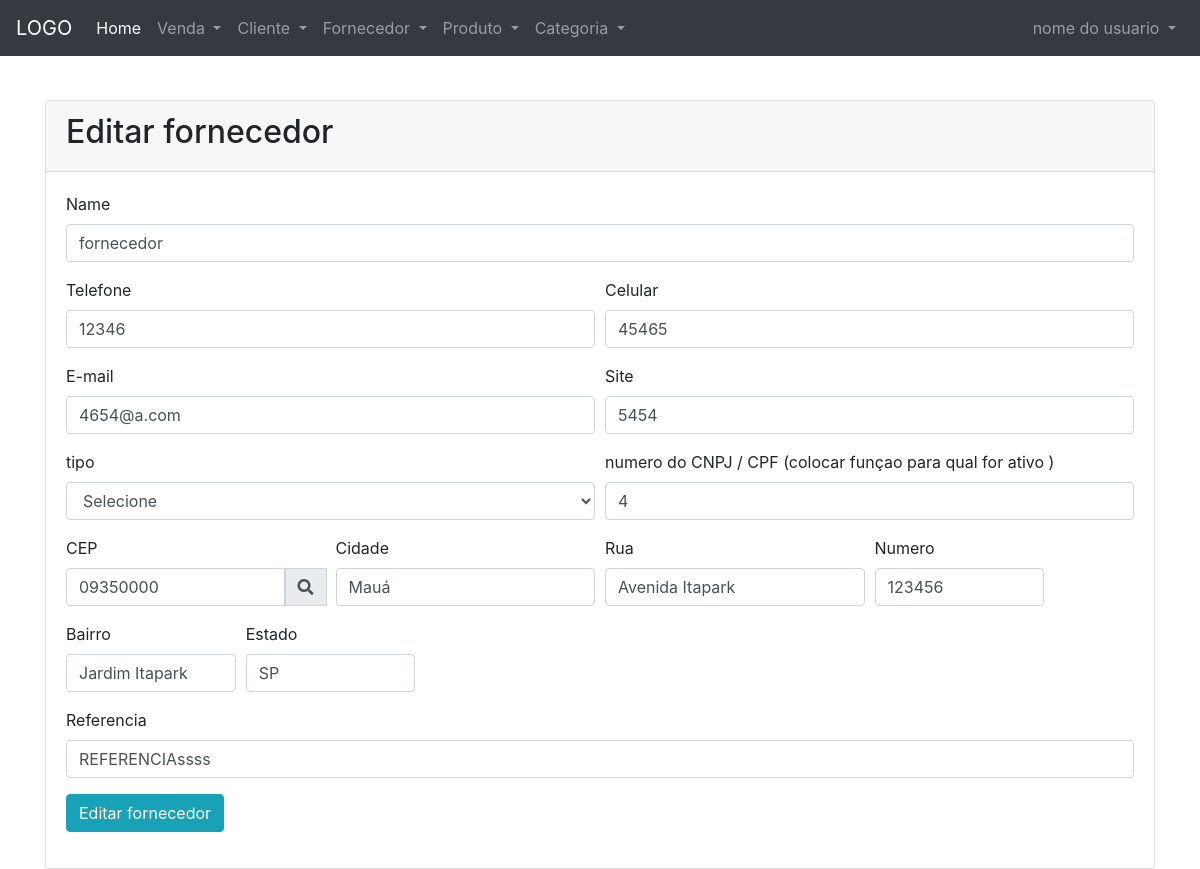
Page /fornecedor/edit-fornecedor.php?id=1 on the committed database.
### tables this page shows
CREATE TABLE `fornecedor` (
  `for_id` int(11) NOT NULL,
  `for_nome` varchar(100) NOT NULL,
  `for_rua` varchar(100) DEFAULT NULL,
  `for_cnpj_cpf` varchar(14) DEFAULT NULL,
  `for_numero` int(11) DEFAULT NULL,
  `for_cep` varchar(9) DEFAULT NULL,
  `for_cidade` varchar(100) DEFAULT NULL,
  `for_estado` varchar(2) DEFAULT NULL,
  `for_referencia` varchar(200) DEFAULT NULL,
  `for_data` date DEFAULT NULL,
  `tipo_id` int(11) DEFAULT NULL,
  `for_tel` varchar(15) DEFAULT NULL,
  `for_cel` varchar(15) DEFAULT NULL,
  `for_email` varchar(150) DEFAULT NULL,
  `for_site` varchar(150) DEFAULT NULL,
  `for_bairro` varchar(50) NOT NULL
);

### fornecedor/edit-fornecedor.php (the view, shortened to what this page needs)
<?php
require '../conexao/conexao.php';
require '../base/header.php';
$id = $_GET['id'];
$sql = 'SELECT * FROM fornecedor WHERE for_id=:id';
$statement = $conn->prepare($sql);
$statement->execute([':id' => $id ]);
$row = $statement->fetch(PDO::FETCH_OBJ);
?>
<div class="container">
    <div class="card mt-5">
        <div class="card-header">
            <h2>Editar fornecedor</h2>
        </div>
        <div class="card-body">
            <form method="post">
                <div class="form-group">
                    <label for="name">Name</label>
                    <input value="<?= $row->for_nome; ?>" type="text" name="name" id="name" class="form-control">
                </div>
                <div class="form-row">
                    <div class="form-group col-md-6">
                        <label for="for_tel">Telefone</label>
                        <input type="text" name="for_tel" id="for_tel" class="form-control" oninput="mascara(this, 'tel')" value="<?= $row->for_tel; ?>">
                    </div>
                    <div class="form-group col-md-6">
                        <label for="for_cel">Celular</label>
                        <input type="text" name="for_cel" id="for_cel" class="form-control"  oninput="mascara(this, 'tel')" value="<?= $row->for_cel;?>">
                    </div>
                    <div class="form-group col-md-6">
                        <label for="for_email">E-mail</label>
                        <input type="email" name="for_email" id="for_email" class="form-control" value="<?= $row->for_email; ?>">
                    </div>
                    <div class="form-group col-md-6">
                        <label for="for_site">Site</label>
                        <input type="text" name="for_site" id="for_site" class="form-control" value="<?= $row->for_site; ?>">
                    </div>
                </div>
                <div class="form-row">
                    <div class="form-group col-md-6">
                        <label for="c-tipo">tipo</label>
                        <select class="form-control" id="Categoria">
                            <option value="">Selecione</option>
                        </select>
                    </div>
                    <div class="form-group col-md-6">
                        <label for="c-tipo-mascara">numero do  CNPJ / CPF (colocar funçao para qual for ativo )</label>
                        <input type="number" class="form-control" id="for_cnpj_cpf" placeholder="CNPJ" name="for_cnpj_cpf"  value="<?= $row->for_cnpj_cpf; ?>" >
                    </div>
                </div>
                <div class="form-row">
                    <div class="form-group col-md-3">
                        <label for="c-cidade" >CEP</label>
                        <div class="input-group  ">
                            <input class="form-control" name="for_cep" type="text" id="for_cep"   value="<?= $row->for_cep; ?>"size="10"  maxlength="10" OnKeyPress="formatar('#####-###', this)"
                                   onblur="pesquisacep(this.value);" />
                            <div class="input-group-prepend">
                                <div class="input-group-text"><i class="fas fa-search"></i></div>
                            </div>
                        </div>
                    </div>
                    <div class="form-group col-md-3">
                        <label for="c-cidade">Cidade</label>
                        <input type="text" class="form-control" id="for_cidade" placeholder="" name="for_cidade"   value="<?= $row->for_cidade; ?>">
                    </div>
                    <div class="form-group col-md-3">
                        <label for="c-cidade">Rua</label>
                        <input type="text" class="form-control" id="for_rua" placeholder="" name="for_rua"   value="<?= $row->for_rua; ?>">
                    </div>
                    <div class="form-group col-md-2">
                        <label for="c-numero">Numero</label>
                        <input type="number" class="form-control" id="for_numero" placeholder="" name="for_numero"   value="<?= $row->for_numero; ?>">
                    </div>
                    <div class="form-group col-md-2">
                        <label for="c-bairro">Bairro</label>
                        <input type="text" class="form-control" id="for_bairro" name="for_bairro" placeholder=""   value="<?= $row->for_bairro; ?>">
                    </div>
                    <div class="form-group col-md-2">
                        <label for="c-estado">Estado</label>
                        <input type="text" class="form-control" id="for_estado" placeholder="" name="for_estado"   value="<?= $row->for_estado; ?>">
                    </div>
                    <div class="form-group col-md-12">
                        <label for="c-bairro">Referencia</label>
                        <input type="text" class="form-control" id="for_referencia" placeholder="" name="for_referencia"   value="<?= $row->for_referencia; ?>">
                    </div>
                </div>
                <div class="form-group">
                    <button type="submit" class="btn btn-info">Editar fornecedor</button>
                </div>
            </form>
        </div>
    </div>
</div>
<?php require '../base/footer.php';
?>

### static/css/estilo.css (style rules this page uses)
.container { margin-top: 100px; }

### rows in the picture
fornecedor: name "fornecedor", for_tel "12346", for_cel "45465", for_email "4654@a.com", for_site "5454", for_cnpj_cpf "4", for_cep "09350000", for_cidade "Mauá", for_rua "Avenida Itapark", for_numero "123456", for_bairro "Jardim Itapark", for_estado "SP", for_referencia "REFERENCIAssss"
